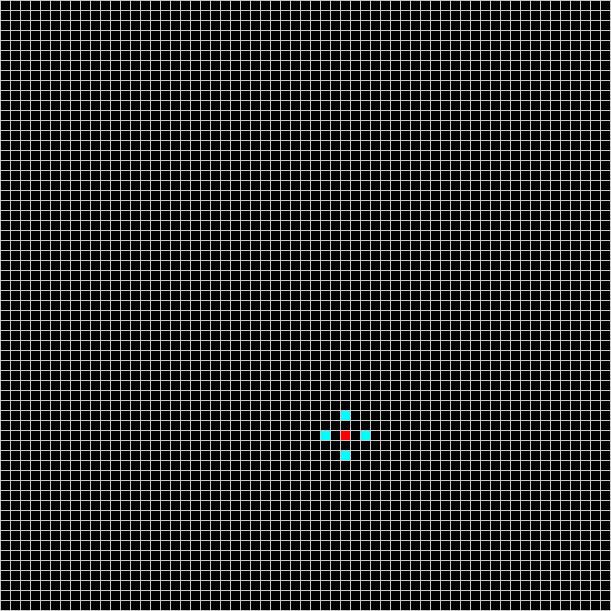
Frame 1 (no input)
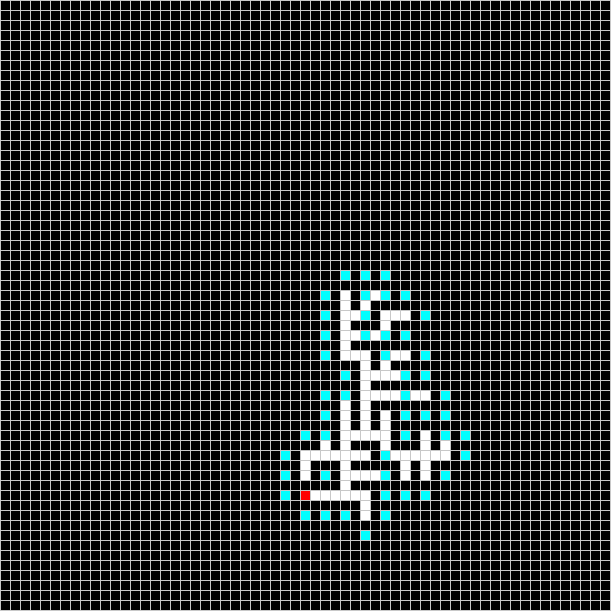
Frame 60 (no input)
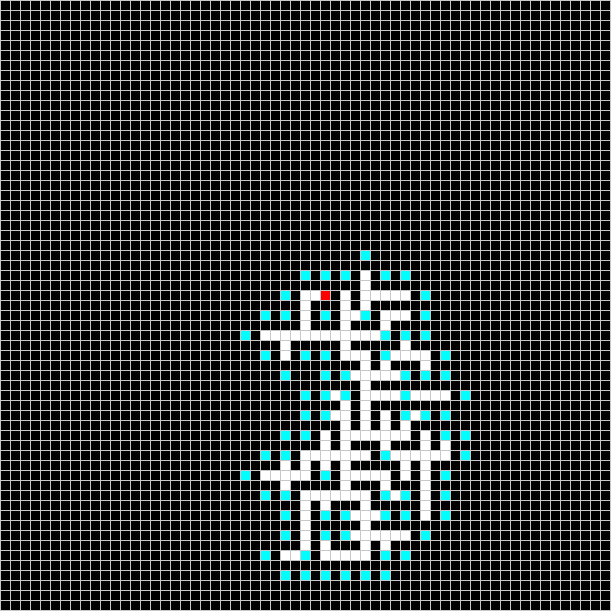
Frame 120 (the mouse pressed at the canvas centre since frame 60)

The p5.js sketch that drew these frames (run headless with seeded random() and noise() and a simulated clock; from frame 60 on, the mouse is pressed at the canvas centre):

// p5.js sketch
// ── sketch.js
const cells = [];
const frontiers = [];
const w = 10;
let current;

function setup() {
  createCanvas(611, 611);
  frameRate(60)
  const rows = floor(width / w)
  const cols = floor(height / w)
  for (let i = 0; i < rows; i++) {
    for (let j = 0; j < cols; j++) {
      cells.push(new Cell(j, i, w));
    }
  }
  let start = random(cells);
  frontiers.push([start, start]);
  console.log(start)
}

function tick() {
  if(current){
    current.now = false;
  }
  cells.forEach(cell => cell.stack = false)
  let pick = floor(random(frontiers.length));
  let pair = frontiers.splice(pick, 1)[0];
  current = pair[1];
  current.now = true;
  if (current.wall) {
    pair[0].wall = false;
    pair[1].wall = false;

    const left   = cells.find(cell => (cell.x === current.x - 2 && cell.y === current.y      && cell.wall))
    const top    = cells.find(cell => (cell.x === current.x     && cell.y === current.y  - 2 && cell.wall))
    const right  = cells.find(cell => (cell.x === current.x + 2 && cell.y === current.y      && cell.wall))
    const bottom = cells.find(cell => (cell.x === current.x     && cell.y === current.y  + 2 && cell.wall))
    if (left) {
      const neighbour = cells.find(cell => (cell.x === current.x - 1 && cell.y === current.y    ))
      frontiers.push([neighbour, left])
    }
    if (top) {
      const neighbour = cells.find(cell => (cell.x === current.x     && cell.y === current.y - 1))
      frontiers.push([neighbour, top])
    }
    if (right) {
      const neighbour = cells.find(cell => (cell.x === current.x + 1 && cell.y === current.y    ))
      frontiers.push([neighbour, right])
    }
    if (bottom) {
      const neighbour = cells.find(cell => (cell.x === current.x     && cell.y === current.y + 1))
      frontiers.push([neighbour, bottom])
    }
  }
  frontiers.forEach(pair => pair[1].stack = true)
}

function check() {
  if (!frontiers.length) {
    noLoop();
  }
}

function draw() {
  tick();
  check();
  background(200);
  cells.forEach(cell => cell.show());
}
// ── cell.js
class Cell {
  constructor(x, y, w) {
    this.x = x;
    this.y = y;
    this.w = w;
    this.wall = true;
    this.now = false;
    this.stack = false;
  }

  show() {
    noStroke();
    if (this.now) {
      fill(255, 0, 0)
    } else if (this.stack){
      fill(0, 255, 255)
    } else if (this.wall){
      fill(0)
    } else {
      fill(255)
    }
    rect(this.x * this.w + 1, this.y * this.w + 1, this.w - 1, this.w - 1);
  }
}
